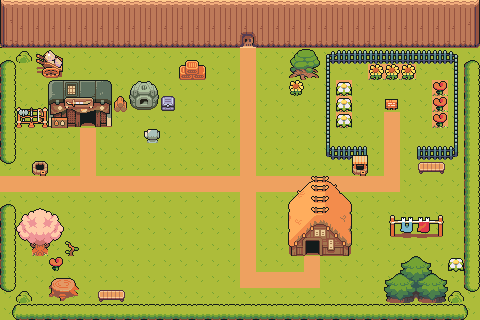

A 2D game scene composited from a Tiled map and its tileset images. What follows is a short description and the map's XML, with each tile layer's data collapsed to a summary:
An orthogonal 30x20 tile map with 16x16 px tiles, 4 tile layers (floor, walls, furniture, over layer), 7 tilesets and 13 objects.

<map version="1.9" tiledversion="1.9.2" orientation="orthogonal" renderorder="right-down" width="30" height="20" tilewidth="16" tileheight="16" infinite="0" nextlayerid="16" nextobjectid="108">
 <tileset firstgid="1" source="Sources/TilesetRelief.tsx" />
 <tileset firstgid="241" source="Sources/TilesetReliefDetail.tsx" />
 <tileset firstgid="385" source="Sources/atlas_16x.tsx" />
 <tileset firstgid="1153" source="Sources/TilesetNature.tsx" />
 <tileset firstgid="1489" source="Sources/TilesetHouse.tsx" />
 <tileset firstgid="2248" source="Sources/TilesetElement.tsx" />
 <tileset firstgid="2488" source="Sources/TilesetField.tsx" />
 <objectgroup id="13" name="interactables">
  <object id="77" gid="23" x="240.334" y="57.3334" width="16" height="16">
   <properties>
    <property name="destination_room" type="int" value="3" />
    <property name="on_interact" value="room_transition" />
    <property name="transition_direction" type="int" value="1" />
    <property name="transition_id" value="cave_inside" />
   </properties>
  </object>
  <object id="79" gid="23" x="80" y="136.333" width="16" height="16">
   <properties>
    <property name="destination_room" type="int" value="6" />
    <property name="on_interact" value="room_transition" />
    <property name="transition_direction" type="int" value="1" />
    <property name="transition_id" value="blacksmith" />
   </properties>
  </object>
  <object id="80" gid="23" x="1.16667" y="202" width="18" height="38.3333">
   <properties>
    <property name="destination_room" type="int" value="1" />
    <property name="on_interact" value="room_transition" />
    <property name="transition_direction" type="int" value="3" />
    <property name="transition_id" value="main_room" />
   </properties>
  </object>
  <object id="82" gid="23" x="303" y="263.667" width="18.3333" height="16">
   <properties>
    <property name="destination_room" type="int" value="7" />
    <property name="on_interact" value="room_transition" />
    <property name="transition_direction" type="int" value="1" />
    <property name="transition_id" value="living_room" />
   </properties>
  </object>
  <object id="91" gid="23" x="379.667" y="117.667" width="24.6667" height="24">
   <properties>
    <property name="inspect_text" value="&quot;CAUTION. FLOWERS. TRAMPLE THEM AND FACE DEATH&quot;... dramatic!" />
    <property name="item_id" value="garden_sign" />
    <property name="on_interact" value="show_message" />
   </properties>
  </object>
 </objectgroup>
 <objectgroup id="14" name="inventory">
  <object id="93" gid="23" x="427.878" y="128.089" width="20.8925" height="48.9133">
   <properties>
    <property name="collected" type="bool" value="false" />
    <property name="conditional" type="bool" value="false" />
    <property name="item_collected_message" value="Wow. It's so pretty!" />
    <property name="item_collection_message" value="This flower is beautiful! Like a heart!. I'll collect it." />
    <property name="item_id" value="red_flower_quest" />
    <property name="on_interact" value="check_inv_condition" />
   </properties>
  </object>
  <object id="97" gid="23" x="44.9281" y="276.643" width="21.7821" height="23.5612">
   <properties>
    <property name="collected" type="bool" value="false" />
    <property name="conditional" type="bool" value="false" />
    <property name="item_collected_message" value="Wow. It's so pretty!" />
    <property name="item_collection_message" value="This flower is beautiful! Like a heart!. I'll collect it." />
    <property name="item_id" value="red_flower_quest" />
    <property name="on_interact" value="check_inv_condition" />
   </properties>
  </object>
  <object id="98" gid="23" x="285.996" y="98.7339" width="19.5582" height="21.3373">
   <properties>
    <property name="collected" type="bool" value="false" />
    <property name="conditional" type="bool" value="false" />
    <property name="item_collected_message" value="Do they really face the sun? Weird!" />
    <property name="item_collection_message" value="How pretty! You're coming with me for sure!" />
    <property name="item_id" value="yellow_flower_quest" />
    <property name="on_interact" value="check_inv_condition" />
   </properties>
  </object>
  <object id="100" gid="23" x="335.365" y="129.423" width="20.8925" height="51.5819">
   <properties>
    <property name="collected" type="bool" value="false" />
    <property name="conditional" type="bool" value="false" />
    <property name="item_collected_message" value="Still looking fresh!" />
    <property name="item_collection_message" value="This is so cute! I'm definitely taking this." />
    <property name="item_id" value="white_flower_quest" />
    <property name="on_interact" value="check_inv_condition" />
   </properties>
  </object>
  <object id="101" gid="23" x="364.276" y="83.1668" width="56.0297" height="20.003">
   <properties>
    <property name="collected" type="bool" value="false" />
    <property name="conditional" type="bool" value="false" />
    <property name="item_collected_message" value="Do they really face the sun? Weird!" />
    <property name="item_collection_message" value="How pretty! You're coming with me for sure!" />
    <property name="item_id" value="yellow_flower_quest" />
    <property name="on_interact" value="check_inv_condition" />
   </properties>
  </object>
  <object id="102" gid="23" x="442.778" y="275.988" width="21.7821" height="23.5612">
   <properties>
    <property name="collected" type="bool" value="false" />
    <property name="conditional" type="bool" value="false" />
    <property name="item_collected_message" value="Still looking fresh!" />
    <property name="item_collection_message" value="This is so cute! I'm definitely taking this." />
    <property name="item_id" value="white_flower_quest" />
    <property name="on_interact" value="check_inv_condition" />
   </properties>
  </object>
  <object id="103" gid="23" x="157.233" y="116.202" width="21.7821" height="23.5612">
   <properties>
    <property name="collected" type="bool" value="false" />
    <property name="conditional" type="bool" value="true" />
    <property name="inv_condition" value="Pickaxe Key" />
    <property name="item_collected_message" value="Already got it" />
    <property name="item_collection_message" value="Now I can use this to get some ores." />
    <property name="item_id" value="Old Pickaxe" />
    <property name="item_refuse_message" value="Smells like rust! Weird. Maybe if I find the key I can see what's inside." />
    <property name="on_interact" value="check_inv_condition" />
   </properties>
  </object>
 </objectgroup>
 <objectgroup id="11" name="Animation">
  <object id="60" gid="62" x="205" y="175.5" width="16" height="16" />
 </objectgroup>
 <layer id="1" name="floor" width="30" height="20">
  <data>[600 cells, 600 non-empty, 4 distinct tile ids]</data>
 </layer>
 <layer id="8" name="walls" width="30" height="20">
  <data>[600 cells, 182 non-empty, 27 distinct tile ids]</data>
 </layer>
 <layer id="5" name="furniture" width="30" height="20">
  <data>[600 cells, 75 non-empty, 66 distinct tile ids]</data>
 </layer>
 <layer id="12" name="over layer" width="30" height="20">
  <data>[600 cells, 34 non-empty, 34 distinct tile ids]</data>
 </layer>
</map>
